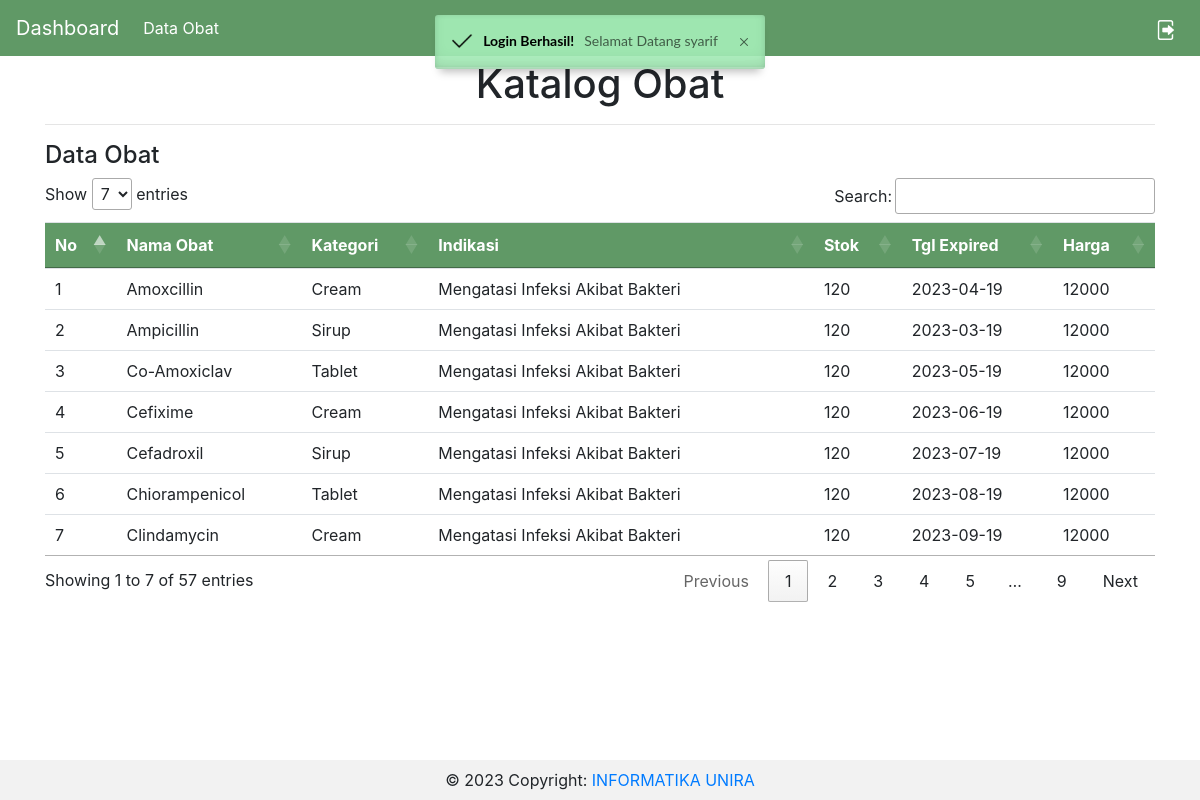
Page /admin.php?menu=data_obat (signed in) on the committed database.
### tables this page shows
CREATE TABLE `obat` (
  `id_obat` int(11) NOT NULL AUTO_INCREMENT,
  `nama_obat` varchar(40) NOT NULL,
  `kategori_obat` int(11) DEFAULT NULL,
  `indikasi` varchar(50) NOT NULL,
  `stok_obat` int(11) NOT NULL,
  `tanggal_expired` date NOT NULL,
  `harga` int(11) DEFAULT NULL,
  PRIMARY KEY (`id_obat`),
  KEY `jenis_obat` (`kategori_obat`),
  CONSTRAINT `obat_ibfk_1` FOREIGN KEY (`kategori_obat`) REFERENCES `kategori` (`id_kategori`) ON DELETE SET NULL ON UPDATE CASCADE
);

### page/data_obat/data_obat2.php (the view, shortened to what this page needs)
<?php
include "koneksi.php";
?>
<head>
	<link rel="stylesheet" href="css/style-obat.css">
</head>
<h1 class="text-center" style="margin-top:60px;">Katalog Obat</h1>
<hr/>
<div class="row">
	<div class="col-sm">
	<h4>Data Obat</h4>
	<div class="table-responsive">
	<table id="myTable" class="table table-hover">
	<thead class="label-table">
		<tr>
			<th>No</th>
			<th class="col-sm-2">Nama Obat</th>
			<th>Kategori</th>
			<th>Indikasi</th>
			<th>Stok</th>
			<th>Tgl Expired</th>
			<th>Harga</th>
		</tr>
	  </thead>
	  <tbody>
	<?php
	if(isset($_POST['cari'])){
		$kata = $_POST['kata'];
		$query=mysqli_query($koneksi, "SELECT * FROM obat WHERE nama_obat LIKE '%$kata%' ORDER BY nama_obat asc");
	}else{
		$query=mysqli_query($koneksi, "SELECT * FROM obat ORDER BY id_obat asc");
	}
	$query_jenis_obat = mysqli_query($koneksi, "SELECT * FROM kategori");
	$jenis_obat_array = array();
	while ($jenis_obat = mysqli_fetch_assoc($query_jenis_obat)) {
		$jenis_obat_array[$jenis_obat['id_kategori']] = $jenis_obat['nama_kategori'];
	}
	$no=1;
	while($d=mysqli_fetch_assoc($query)){
	?>
		<tr>
			<td><?= $no; ?></td>
			<td><?= $d['nama_obat']; ?></td>
			<td><?= $jenis_obat_array[$d['kategori_obat']]; ?></td>
			<td><?= $d['indikasi']; ?></td>
			<td><?= $d['stok_obat']; ?></td>
			<td><?= $d['tanggal_expired']; ?></td>
			<td><?= $d['harga']; ?></td>
		</tr>
	<?php
	$no++;
	}
	?>
	</tbody>
	</table>
	</div>
	</div>
</div>

### css/style-obat.css (style rules this page uses)
.label-table { background-color: #609966; color: rgb(255, 255, 255); text-align: center; }

### rows in the picture
obat: nama_obat "Amoxcillin", kategori_obat "Cream", indikasi "Mengatasi Infeksi Akibat Bakteri", stok_obat "120", tanggal_expired "2023-04-19", harga "12000"
obat: nama_obat "Ampicillin", kategori_obat "Sirup", indikasi "Mengatasi Infeksi Akibat Bakteri", stok_obat "120", tanggal_expired "2023-03-19", harga "12000"
obat: nama_obat "Co-Amoxiclav", kategori_obat "Tablet", indikasi "Mengatasi Infeksi Akibat Bakteri", stok_obat "120", tanggal_expired "2023-05-19", harga "12000"
obat: nama_obat "Cefixime", kategori_obat "Cream", indikasi "Mengatasi Infeksi Akibat Bakteri", stok_obat "120", tanggal_expired "2023-06-19", harga "12000"
obat: nama_obat "Cefadroxil", kategori_obat "Sirup", indikasi "Mengatasi Infeksi Akibat Bakteri", stok_obat "120", tanggal_expired "2023-07-19", harga "12000"
obat: nama_obat "Chiorampenicol", kategori_obat "Tablet", indikasi "Mengatasi Infeksi Akibat Bakteri", stok_obat "120", tanggal_expired "2023-08-19", harga "12000"
obat: nama_obat "Clindamycin", kategori_obat "Cream", indikasi "Mengatasi Infeksi Akibat Bakteri", stok_obat "120", tanggal_expired "2023-09-19", harga "12000"
